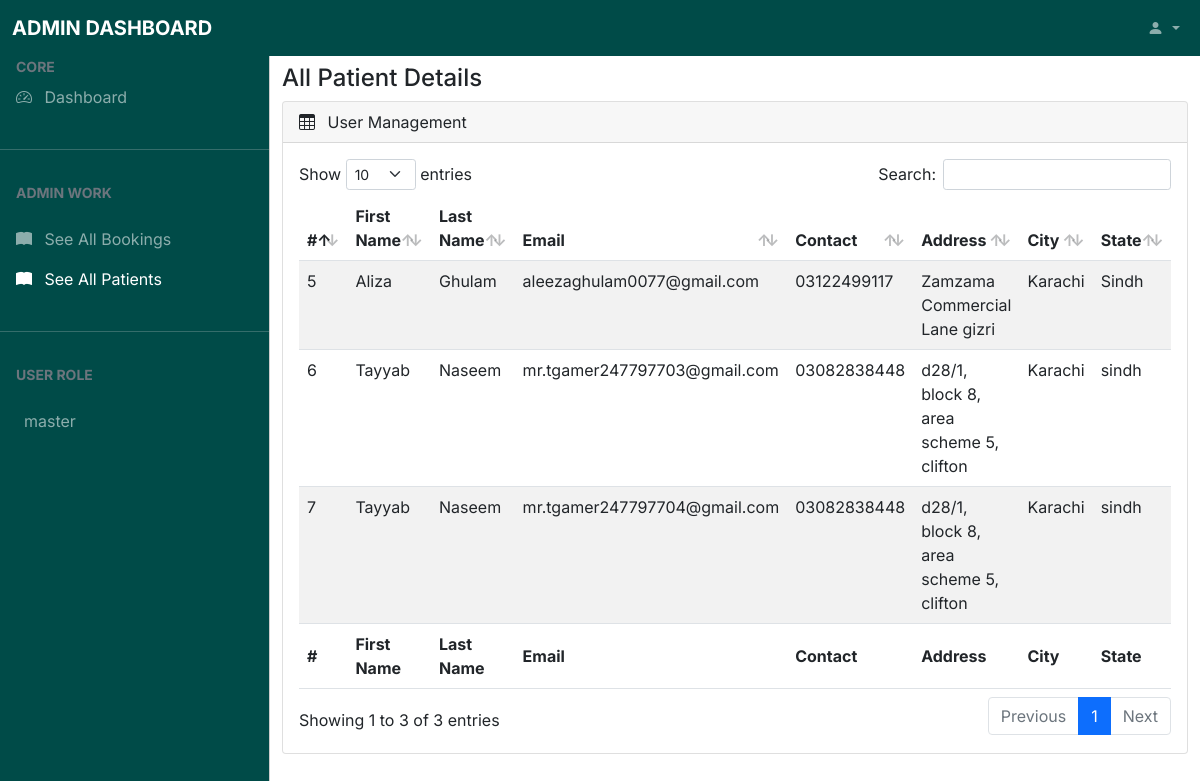
Page /management/admin/details/patients/index.php (signed in) on the committed database.
### tables this page shows
CREATE TABLE IF NOT EXISTS `users` (
  `user_id` int(11) NOT NULL AUTO_INCREMENT,
  `fname` varchar(50) DEFAULT NULL,
  `lname` varchar(50) DEFAULT NULL,
  `email` varchar(255) DEFAULT NULL,
  `contact` varchar(20) DEFAULT NULL,
  `password` varchar(255) DEFAULT NULL,
  `address` varchar(255) DEFAULT NULL,
  `city` varchar(50) DEFAULT NULL,
  `state` varchar(50) DEFAULT NULL,
  `postal` varchar(50) DEFAULT NULL,
  `country` varchar(50) DEFAULT NULL,
  `verified` varchar(5) DEFAULT 'false',
  `role` varchar(10) DEFAULT 'user',
  PRIMARY KEY (`user_id`)
);

### config.php (called while the page is built)
<?php
    $config['URL'] = 'http://localhost';
    $config['DB_URL'] = 'localhost:3306';
    $config['DB_USERNAME'] = 'root';
    $config['DB_PASSWORD'] = '';
    $config['DB_DATABASE'] = '_covid19';
    $config['THEME_COLOR'] = '#00aea5';
    $config['STATIC_BACKGROUND'] = false;
?>

### management/admin/details/patients/index.php (the view, shortened to what this page needs)
<?php
require('../../../../config.php');
$connection = mysqli_connect($config['DB_URL'], $config['DB_USERNAME'], $config['DB_PASSWORD'], $config['DB_DATABASE']);
?>
<!DOCTYPE html>
<html lang="en">
<head>
    <link href="https://cdn.jsdelivr.net/npm/bootstrap@5.1.3/dist/css/bootstrap.min.css" rel="stylesheet">
    <link rel="stylesheet" href="https://use.fontawesome.com/releases/v5.2.0/css/all.css" />
    <link rel="stylesheet" href="<?php echo $config['URL'] ?>/assets/css/global.css">
    <link rel="stylesheet" href="https://cdn.jsdelivr.net/npm/bootstrap-icons@1.4.1/font/bootstrap-icons.css" />
    <link rel="stylesheet" href="<?php echo $config['URL'] ?>/vendor/data_tables/dataTables.bootstrap5.min.css">
    <link rel="stylesheet" href="<?php echo $config['URL'] ?>/assets/css/dash.css">
</head>
<body>
    <nav class="navbar navbar-expand-lg navbar-dark bg-custom2 fixed-top">
        <div class="container-fluid">
            <a class="navbar-brand me-auto ms-lg-0 ms-3 text-uppercase fw-bold">Admin Dashboard</a>
            <div class="collapse navbar-collapse" id="topNavBar">
                <ul class="navbar-nav d-flex ms-auto my-3 my-lg-0">
                    <li class="nav-item dropdown">
                        <a class="nav-link dropdown-toggle ms-2" href="#" role="button" data-bs-toggle="dropdown" aria-expanded="false">
                            <i class="bi bi-person-fill"></i>
                        </a>
                    </li>
                </ul>
            </div>
        </div>
    </nav>
    <div class="offcanvas offcanvas-start sidebar-nav bg-custom2" tabindex="-1" id="sidebar">
        <div class="offcanvas-body p-0">
            <nav class="navbar-dark">
                <ul class="navbar-nav">
                    <li>
                        <div class="text-muted small fw-bold text-uppercase px-3">
                            CORE
                        </div>
                    </li>
                    <li>
                        <a href="<?php echo $config['URL'] ?>/management/admin/" class="nav-link px-3">
                            <span class="me-2"><i class="bi bi-speedometer2"></i></span>
                            <span>Dashboard</span>
                        </a>
                    </li>
                    <li class="my-4">
                        <hr class="dropdown-divider bg-light" />
                    </li>
                    <li>
                        <div class="text-muted small fw-bold text-uppercase px-3 mb-3">
                            Admin Work
                        </div>
                    </li>
                    <li>
                        <a href="<?php echo $config['URL'] ?>/management/admin/details/bookings/" class="nav-link px-3">
                            <span class="me-2"><i class="bi bi-book-fill"></i></span>
                            <span>See All Bookings</span>
                        </a>
                    </li>
                    <li>
                        <a class="nav-link px-3 active">
                            <span class="me-2"><i class="bi bi-book-fill"></i></span>
                            <span>See All Patients</span>
                        </a>
                    </li>
                    <li class="my-4">
                        <hr class="dropdown-divider bg-light" />
                    </li>
                    <li>
                        <div class="text-muted small fw-bold text-uppercase px-3 mb-3">
                            User Role
                        </div>
                    </li>
                    <li>
                        <div class="nav-link px-3">
                            <span><?php echo $_SESSION['user-role']; ?></span>
                        </div>
                    </li>
                </ul>
            </nav>
        </div>
    </div>
    <main class="mt-5 pt-3">
        <div class="container-fluid">
            <div class="row">
                <div class="col-md-12">
                    <h4>All Patient Details</h4>
                </div>
            </div>
            <div class="row">
                <div class="col-md-12 mb-3">
                    <div class="card">
                        <div class="card-header">
                            <span><i class="bi bi-table me-2"></i></span> User Management
                        </div>
                        <div class="card-body">
                            <div class="table-responsive">
                                <table id="example" class="table table-striped data-table2" style="width: 100%">
                                    <thead>
                                        <tr>
                                            <th>#</th>
                                            <th>First Name</th>
                                            <th>Last Name</th>
                                            <th>Email</th>
                                            <th>Contact</th>
                                            <th>Address</th>
                                            <th>City</th>
                                            <th>State</th>
                                        </tr>
                                    </thead>
                                    <tbody>
                                        <?php
                                        $sql = "SELECT * FROM `users`";
                                        $result = mysqli_query($connection, $sql);
                                        $total  = mysqli_num_rows($result);
                                        if ($total >= 1) {
                                            while ($row = mysqli_fetch_assoc($result)) {
                                                echo '<tr>
                                                        <td>' . $row['user_id'] . '</td>
                                                        <td>' . $row['fname'] . '</td>
                                                        <td>' . $row['lname'] . '</td>
                                                        <td>' . $row['email'] . '</td>
                                                        <td>' . $row['contact'] . '</td>
                                                        <td>' . $row['address'] . '</td>
                                                        <td>' . $row['city'] . '</td>
                                                        <td>' . $row['state'] . '</td>
                                                        <td>' . $row['postal'] . '</td>
                                                        <td>' . $row['country'] . '</td>
                                                        <td>' . $row['verified'] . '</td>
                                                        <td>' . $row['role'] . '</td>';
                                                echo '</tr>';
                                            }
                                        }
                                        ?>
                                    </tbody>
                                    <tfoot>
                                        <th>#</th>
                                        <th>First Name</th>
                                        <th>Last Name</th>
                                        <th>Email</th>
                                        <th>Contact</th>
                                        <th>Address</th>
                                        <th>City</th>
                                        <th>State</th>
                                    </tfoot>
                                </table>
                            </div>
                        </div>
                    </div>
                </div>
            </div>
        </div>
    </main>
</body>
</html>

### assets/css/global.css (style rules this page uses)
body { background-size: cover; height: 100vh; }
.bg-custom2 { background-color: #004b48 !important; }

### assets/css/dash.css (style rules this page uses)
body, button { font-family: "Inter", sans-serif; }
:root { --offcanvas-width: 270px; --topNavbarHeight: 56px; }
.sidebar-nav { width: var(--offcanvas-width); }
@media (min-width: 992px) { body { overflow: auto !important; } }
@media (min-width: 992px) { main { margin-left: var(--offcanvas-width); } }
@media (min-width: 992px) { .sidebar-nav { -webkit-transform: none; transform: none; visibility: visible !important; height: calc(100% - var(--topNavbarHeight)); top: var(--topNavbarHeight); } }

### rows in the picture
users: user_id "5", fname "Aliza", lname "Ghulam", email "aleezaghulam0077@gmail.com", contact "03122499117", address "Zamzama Commercial Lane gizri", city "Karachi", state "Sindh"
users: user_id "6", fname "Tayyab", lname "Naseem", email "mr.tgamer247797703@gmail.com", contact "03082838448", address "d28/1, block 8, area scheme 5, clifton", city "Karachi", state "sindh"
users: user_id "7", fname "Tayyab", lname "Naseem", email "mr.tgamer247797704@gmail.com", contact "03082838448", address "d28/1, block 8, area scheme 5, clifton", city "Karachi", state "sindh"

### other values in the picture
$_SESSION['user-role'] "master"
